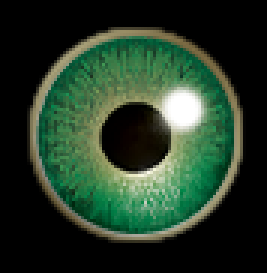
#> input picture assets/green-big.png, 89 x 91 px, found by its file name (shown 3 times larger)
$ python grayFaceGreenEye.py assets/green-big.png assets/CurrentImg.jpg assets/CurrentImg.jpg   (Python 2 division)   (older library calls are emulated)
#> lines starting #> are read from the running program, lines starting #| are printed output that depends on the picture; after the words box and inside, x2 and y2 are one past the last pixel; in counts of white or black regions, pixels touching at a corner belong together
#getting the projection of the gradient as a function of the angle
# defining a pixel as row, col

# get gray face with green lens overlayed - finished version 1
import numpy as np
import cv2
import copy as cp
import cv2.cv as cv
import time
import scipy as sp
from scipy import signal
import sys

def cutCircle(center, radius, img):
    siz = np.shape(img)
    x = np.array(range(siz[0]))
    y = np.array(range(siz[1]))
    xi, yi = np.meshgrid(x, y)
    xi = np.power(xi - center[1], 2)
    yi = np.power(yi - center[0], 2)
    dist = np.power(xi + yi, 0.5)
    relMask = np.array(dist < radius, dtype = np.int64)
    outImg = np.multiply(relMask, img)
    return outImg

print sys.argv[1],sys.argv[2]
PathForRoot = sys.argv[1] + '/assets'
VendorPath = '/app/vendor'

try:
    eyeI = cv2.imread(PathForRoot + '/green-big.png')
#> eyeI is the input picture: shape (91, 89, 3); mean B, G, R 39.3, 57.5, 37.2
    releyeI = eyeI[9:82, 9:82, :]
    sizeye = np.shape(releyeI)
#> sizeye = (73, 73, 3)
    eyerad = 36

    face_cascade = cv2.CascadeClassifier(VendorPath + '/share/OpenCV/haarcascades/haarcascade_frontalface_default.xml')
    eye_cascade = cv2.CascadeClassifier(VendorPath + '/share/OpenCV/haarcascades/haarcascade_eye.xml')

    # [6 lines of commented-out code are left out]
    fname = PathForRoot + "/CurrentImg.jpg"
    flist = []
    flist.append(fname)
    #flist.remove(flist[0])
    c = 0
    #flist = ['image.jpeg']

    for fname in flist:
        c = c+1
        print fname
        b_img = cv2.imread(fname)
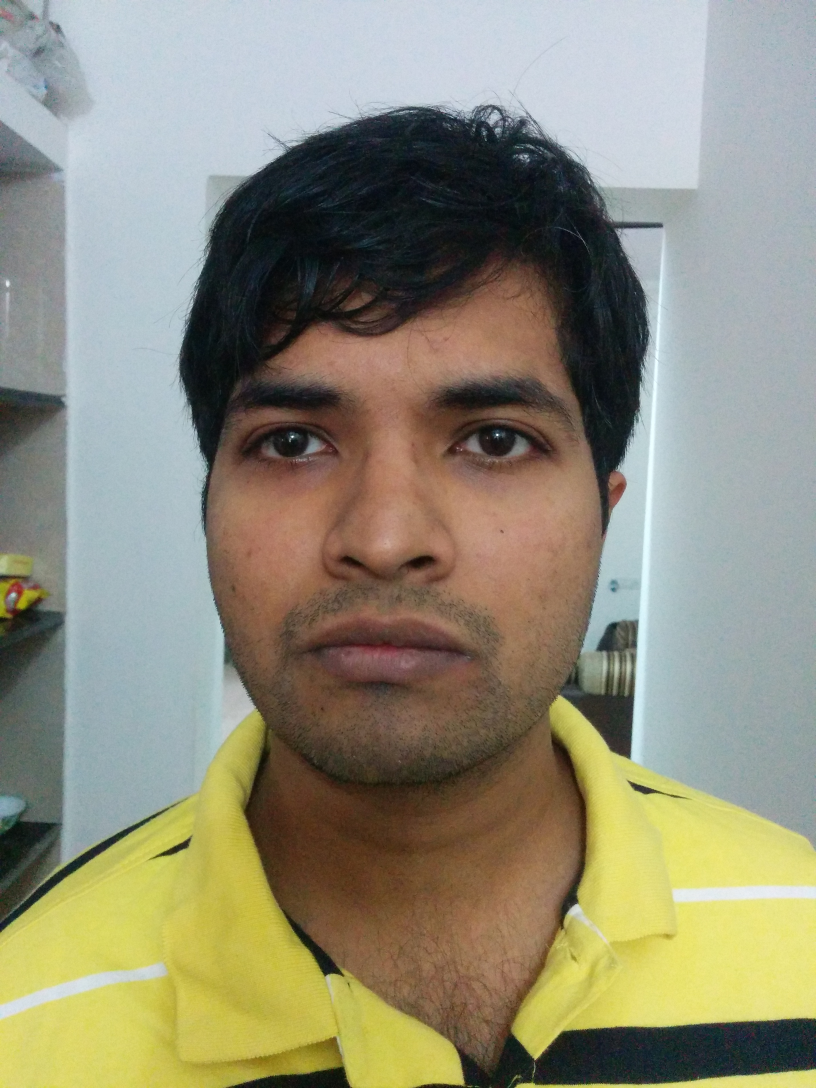
#> input picture assets/CurrentImg.jpg, 2448 x 3264 px, found by its file name (shown at 1/3 size)
#> b_img is the input picture: shape (3264, 2448, 3); mean B, G, R 120.8, 141.3, 144.4
        siz = np.shape(b_img)
#> siz = (3264, 2448, 3)
        if np.float32(np.product(siz))/(640*640*3) < 1:
            scaleDownFactor = 1
            print "image resolution is lesser than desired value"
        else:
            scaleDownFactor = int(np.sqrt(np.float32(np.product(siz))/(640*640*3)))
#> scaleDownFactor = 4
        nr =int(siz[0]/scaleDownFactor)
#> nr = 816
        nc = int(siz[1]/scaleDownFactor)
#> nc = 612

        img = cv2.resize(b_img, (nc, nr))
        #gray_hres = cv2.cvtColor(b_img, cv2.COLOR_BGR2GRAY)
        gray_hres = b_img[:, :, 2]
        #orig_bw = (np.concatenate((gray_hres[:, :, np.newaxis], gray_hres[:, :, np.newaxis], gray_hres[:, :, np.newaxis]), axis = 2))
        gray = cv2.cvtColor(img, cv2.COLOR_BGR2GRAY)

        allfaces = face_cascade.detectMultiScale(gray, 1.1, 5)
#> allfaces = [[103, 183, 384, 384]]
        s = np.shape(allfaces)
#> s = (1, 4)
        if s[0]<1:
            print 'no faces detected'
        else:
            if s[0]==1:
                face = allfaces
#> face = [[103, 183, 384, 384]]
            else:
                for i in np.arange(s[0]):
                    faceFraction = float(allfaces[i,2]*allfaces[i,3])/(nr*nc)
                    if (faceFraction>0.1) and (faceFraction<0.8):
                        face = allfaces[i,:] # this ensures there is only one face if at all detected
                        break
            (x,y,w,h) = np.squeeze(face)
#> x = 103; y = 183; w = 384; h = 384
            #cv2.rectangle(img,(x,y),(x+w,y+h),(255,0,0),2)
            (xhres,yhres,whres,hhres) = (int(scaleDownFactor*x),int(scaleDownFactor*y),int(scaleDownFactor*w),int(scaleDownFactor*h))
#> xhres = 412; yhres = 732; whres = 1536; hhres = 1536
            roi_gray = gray[y:y+h, x:x+w]
            #roi_origbw = orig_bw[y:y+h, x:x+w]
            roi_color = img[y:y+h, x:x+w]
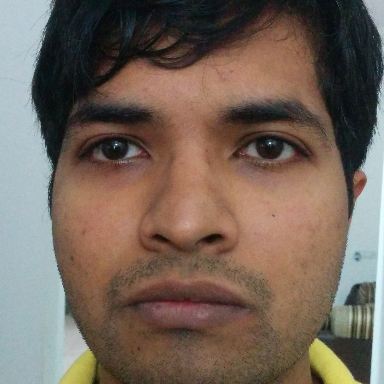
#> roi_color: shape (384, 384, 3); mean B, G, R 89.7, 101.1, 116.5
            eyes = eye_cascade.detectMultiScale(roi_gray, 1.1, 5) # try doing this on the bigger image
#> eyes = [[75, 115, 72, 72], [226, 110, 76, 76]]
            if np.shape(eyes)[0] == 0:
                print 'eye not detected'
            else:
                for (ex,ey,ew,eh) in eyes:
                    eyecx = ey+eh/2
                    if np.squeeze([eyecx>0.2*h] and [eyecx<0.5*h]):
                        #cv2.rectangle(roi_color,(ex,ey),(ex+ew,ey+eh),(0,255,0),2)
                        eye_det = roi_color[ey:ey+eh, ex:ex+ew]
                        #eye_det_origbw = roi_origbw[ey:ey+eh, ex:ex+ew]
                        (exhres,eyhres,ewhres,ehhres) = (int(scaleDownFactor*ex),int(scaleDownFactor*ey),int(scaleDownFactor*ew),int(scaleDownFactor*eh))
                        eye_det_gray_hres = gray_hres[yhres+eyhres:yhres+eyhres+ehhres, xhres+exhres:xhres+exhres+ewhres]
                        eye_det_gray_hres_heq = cv2.equalizeHist(eye_det_gray_hres)
                        eye_det_b_img = b_img[yhres+eyhres:yhres+eyhres+ehhres, xhres+exhres:xhres+exhres+ewhres]
                        eye_det_gray_hres_heq_med11 = cv2.medianBlur(eye_det_gray_hres_heq,11)
                        circles = cv2.HoughCircles(eye_det_gray_hres_heq_med11,cv.CV_HOUGH_GRADIENT,4,6,param1=70,param2=35,minRadius=int(ewhres/6.6),maxRadius=int(ewhres/5))
                        while 1:
                            if ([circles[0,0,1]>0.4*h] and [circles[0,0,1]<0.6*h] and [circles[0,0,0]>0.3*h]  and [circles[0,0,0]>0.7*h] ):
                                break
                            else:
                                circles = circles[:, 1:, :]
                        a = None
                        if (type(circles) == type(a)):
                            print ('one iris not detected')
                        else:
                            cenRow = int(circles[0,0,1])
                            cenCol = int(circles[0,0,0])
                            cenRad = int(circles[0,0,2])
                            cen = np.array([cenRow, cenCol])
                            dscalefac = np.float32(eyerad)/(cenRad)
                            nreye = int(sizeye[0]/dscalefac)
                            nceye = int(sizeye[1]/dscalefac)
                            smaleyeimg = cv2.resize(releyeI, (nceye, nreye))
                            smaleyeimgOut = cp.copy(smaleyeimg)

                            impg = cp.copy(eye_det_gray_hres_heq_med11)
                            sobelxf = cv2.Sobel(impg,cv2.CV_64F,1,0,ksize=11)
                            sobelyf = cv2.Sobel(impg,cv2.CV_64F,0,1,ksize=11)
                            #maxgrad = 40000
                            maxgrad = np.max([sobelxf, sobelyf])
                            mag = cv2.magnitude(sobelxf/maxgrad, sobelyf/maxgrad)
                            tet = cv2.phase(sobelxf/maxgrad, sobelyf/maxgrad)
                            prj = np.zeros((180), dtype = np.float16)
                            for idx, theta in enumerate(np.linspace(0, np.pi, 180)):
                                p = np.int16(np.round(np.array([cenRow-cenRad*np.sin(theta), cenCol+cenRad*np.cos(theta)])))
                                prj[idx] = mag[p[0], p[1]]*np.cos(np.abs((2*np.pi - tet[p[0], p[1]]) - theta))
                            #pr = np.nonzero(prj<0.1)
                            #numAngles = np.shape(pr)[1]
                            prjext = np.hstack((np.tile(prj[0], 11), prj, np.tile(prj[179], 11)))
                            y3 = sp.signal.convolve(prjext, (np.float16(1)/9)*np.ones((9,)))
                            y4 = y3[15:210-15]
                            y5 = y4[1:] - y4[0:179]
                            zero_crossings = np.where(np.diff(np.sign(y5)))[0]
                            y6 = y5[1:] - y5[0:178]
                            #y7 = np.hstack((np.tile(y6[0], 5), y6, np.tile(y6[177], 5)))
                            #y8 = sp.signal.convolve(y7, (np.float16(1)/5)*np.ones((5,)))
                            #y9 = y8[7:192-7]
                            y7 = np.hstack((np.tile(y6[0], 3), y6, np.tile(y6[177], 3)))
                            y8 = sp.signal.convolve(y7, (np.float16(1)/3)*np.ones((3,)))
                            y9 = y8[4:186-4]

                            inflectionPts = zero_crossings[y9[zero_crossings]>0.0005]
                            numAngles = np.shape(inflectionPts)[0]

                            if numAngles:
                                rightAngle = inflectionPts[0]
                                leftAngle = inflectionPts[numAngles-1]
                                pleft = np.array([cenRow-cenRad*np.sin(np.deg2rad(leftAngle)), cenCol+cenRad*np.cos(np.deg2rad(leftAngle))])
                                pright = np.array([cenRow-cenRad*np.sin(np.deg2rad(rightAngle)), cenCol+cenRad*np.cos(np.deg2rad(rightAngle))])
                                if (leftAngle - rightAngle)>100:
                                    print('change needed')
                                    meanAngle = (leftAngle+rightAngle)/2
                                    p1 = np.array([cenRow-cenRad*np.sin(np.deg2rad(meanAngle)), cenCol+cenRad*np.cos(np.deg2rad(meanAngle))])
                                    # (2p1+p2)/3 = center
                                    p2 = 3*cen - 2*p1
                                    #print(p1)
                                    #print(cen)
                                    #print(p2)
                                    smaleyeimgOut[:,:,0] = cutCircle(p2 - [cenRow-cenRad, cenCol-cenRad], int(round(np.linalg.norm(p2 - pleft))), smaleyeimg[:,:,0])
                                    smaleyeimgOut[:,:,1] = cutCircle(p2 - [cenRow-cenRad, cenCol-cenRad], int(round(np.linalg.norm(p2 - pleft))), smaleyeimg[:,:,1])
                                    smaleyeimgOut[:,:,2] = cutCircle(p2 - [cenRow-cenRad, cenCol-cenRad], int(round(np.linalg.norm(p2 - pleft))), smaleyeimg[:,:,2])
                                    # [10 lines of commented-out code are left out]
                        ret1, mask1 = cv2.threshold(smaleyeimgOut[:,:,1], 5, 255, cv2.THRESH_BINARY)
                        nmask = cv2.bitwise_not(mask1)

                        iris_roi = eye_det_b_img[cenRow-cenRad:cenRow-cenRad+nreye, cenCol-cenRad:cenCol-cenRad+nceye, :] # removed a plus one
                        iris_roi[:,:,0] = cv2.bitwise_and(iris_roi[:,:,0],iris_roi[:,:,0],mask = nmask)
                        iris_roi[:,:,1] = cv2.bitwise_and(iris_roi[:,:,1],iris_roi[:,:,1],mask = nmask)
                        iris_roi[:,:,2] = cv2.bitwise_and(iris_roi[:,:,2],iris_roi[:,:,2],mask = nmask)
                        iris_roi = cv2.add(iris_roi,smaleyeimgOut/2)
                        eye_det_b_img[cenRow-cenRad:cenRow-cenRad+nreye, cenCol-cenRad:cenCol-cenRad+nceye, :] = iris_roi# removed a plus one

                        #cv2.circle(eye_det_b_img, (np.float32(circles[0,0,0]/scaleDownFactor), np.float32(circles[0,0,1]/scaleDownFactor)), np.float32(circles[0,0,2]/scaleDownFactor), (255,0,0), 2)


                    else:
                        print 'bad eye detected'
#> this loop made 2 passes
#> (ex, ey, ew, eh, eyecx, exhres, eyhres, ewhres) on passes 1 to 2: (75, 115, 72, 72, 151, 300, 460, 288), (226, 110, 76, 76, 148, 904, 440, 304)
#| change needed
#| change needed
#> pass 1, `eye_det = roi_color[ey:ey+eh, ex:ex+ew]`:
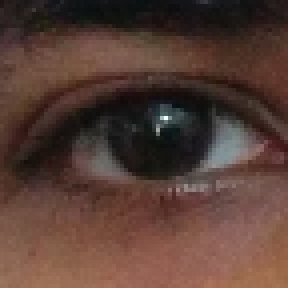
#> eye_det: shape (72, 72, 3) (shown 4 times larger); mean B, G, R 53.4, 61.9, 87.2
#> after the loop:
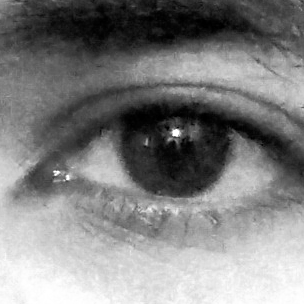
#> eye_det_gray_hres_heq: shape (304, 304); min 0, max 255, mean 128.3
#> after the loop:
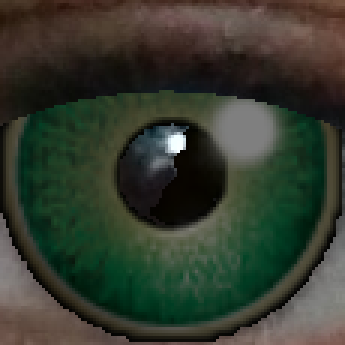
#> iris_roi: shape (115, 115, 3) (shown 3 times larger); mean B, G, R 46.3, 58.6, 52.6
#> after the loop:
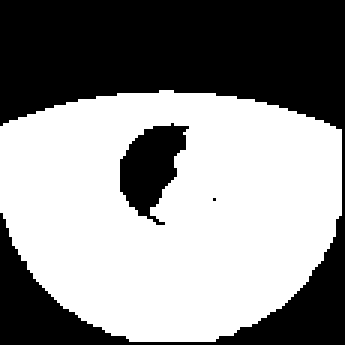
#> mask1: shape (115, 115) (shown 3 times larger); 55.8% white; 3 black regions (1 under 20 px), largest, box (x1, y1, x2, y2) and area: (0, 0, 115, 115) 5399, (40, 41, 63, 75) 448
#> after the loop:
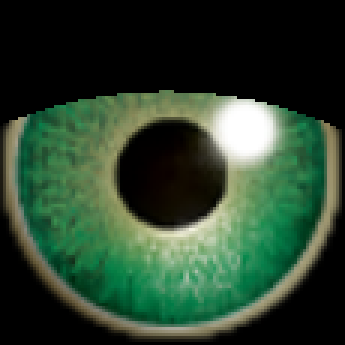
#> smaleyeimgOut: shape (115, 115, 3) (shown 3 times larger); mean B, G, R 45.8, 65.8, 43.6

        #orig_bw[]
except Exception,e:
    fo = open(PathForRoot + '/' + sys.argv[3], "w+")
    fo.write(str(e))
    fo.close()

#> (the run stopped early here; a loop or call above may not have finished)
